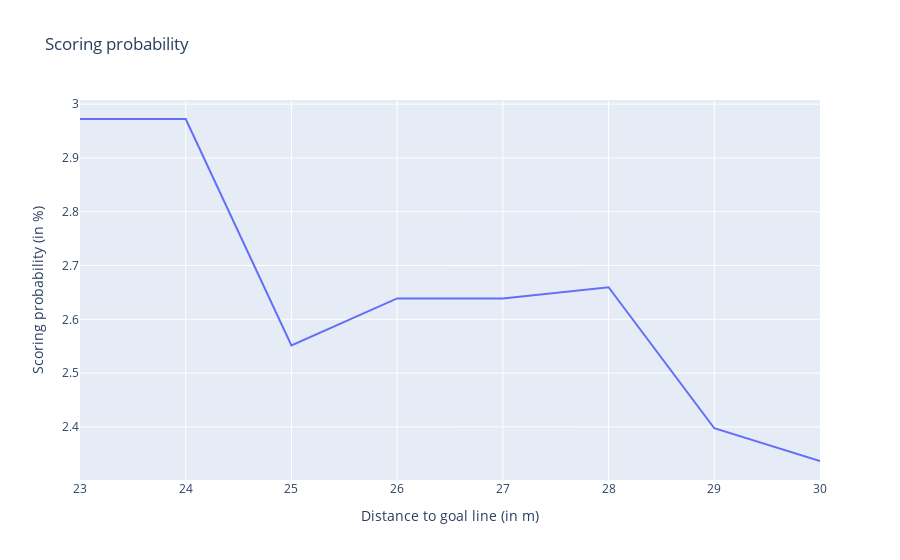

Source (notebook cell):
### Code cell
# Set assumptions about the shot
dist_goal_line = np.arange(23,31)
dist_center = 0
counter_attack = 0
duel = 0
corner = 0
smart_pass = 0
shot_before = 0
body_part = "strongFoot"

# create a sample data frame with the shots
df_sample = create_sample_shots(dist_goal_line, dist_center, counter_attack, duel, corner, smart_pass, 
                                shot_before, body_part)

# get the prediction from the model
df_sample["predLGBM"] = model.predict_proba(df_sample[features])[:,1] * 100

# plot the scoring probability
fig = go.Figure()

fig.add_trace(go.Scatter(x=df_sample["distToGoalLine"], 
                         y=df_sample["predLGBM"],
                         mode='lines',
                         name='LightGBM'))

fig.update_layout(title="Scoring probability",
                  xaxis_title="Distance to goal line (in m)",
                  yaxis_title="Scoring probability (in %)",)

### Figure 1 — Plotly figure (JSON) as saved in the notebook; plotly's stock layout.template omitted (floating-point values rounded to 4 significant figures)
{"data": [{"mode": "lines", "name": "LightGBM", "type": "scatter", "x": [23, 24, 25, 26, 27, 28, 29, 30], "y": [2.972, 2.972, 2.552, 2.639, 2.639, 2.66, 2.397, 2.337]}], "layout": {"title": {"text": "Scoring probability"}, "xaxis": {"title": {"text": "Distance to goal line (in m)"}}, "yaxis": {"title": {"text": "Scoring probability (in %)"}}}}
